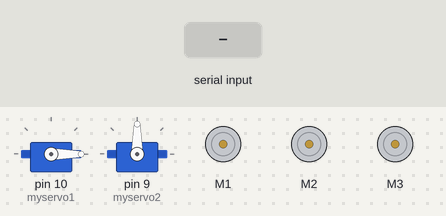
Bench run of a sketch on a simulated Arduino Uno, built with avr-gcc and run on an emulated ATmega328P. Shown: 2 × servo, 3 × DC motor (green arrow = forward, orange = backward, longer = faster). Inputs (shaded band) come from the test bench. What the sketch prints to the serial monitor is not drawn.

Above: at 1.2 s.
1.3 s: "Y" received over Serial
At 1.8 s:
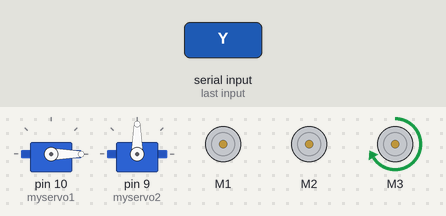
4.3 s: byte 100 ('d') received over Serial
At 5.2 s:
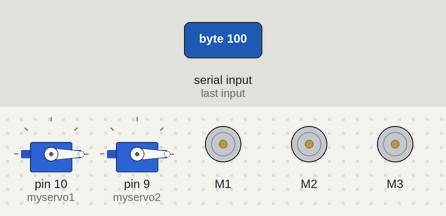
5.8 s: "A" received over Serial
At 6.2 s:
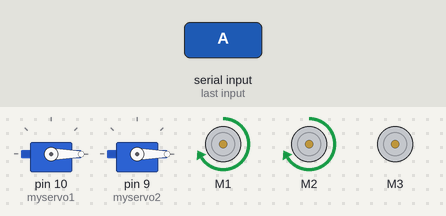
7.3 s: "B" received over Serial
At 8.5 s:
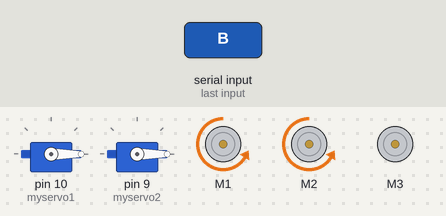
8.8 s: "C" received over Serial
At 9.7 s:
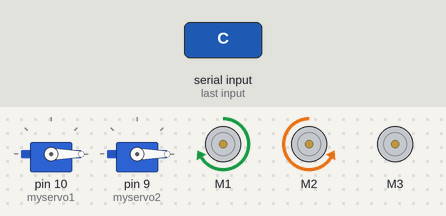
10.3 s: "D" received over Serial
At 10.8 s:
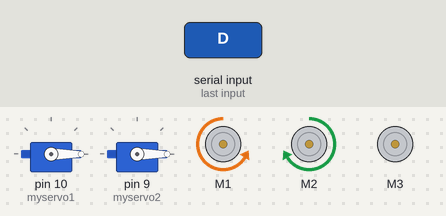
Timing chart, 0 to 12.8 s (numbered marks = the images above; inputs shaded):
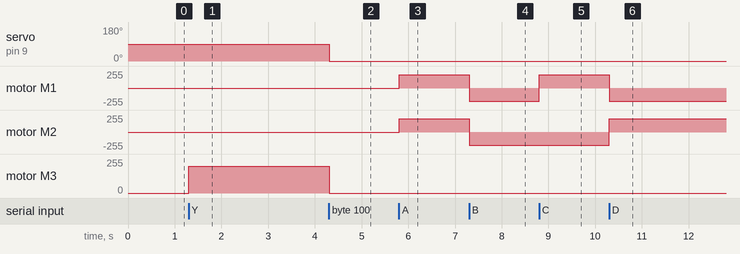

The sketch:

Robotic_arm-car.ino
```cpp
char pn;

 #include<AFMotor.h>
#include <Servo.h> // servo library

int l=200;
int pos = 0;
int x=0;
int y=0;

 AF_DCMotor motor1(1);
 AF_DCMotor motor2(2);
 AF_DCMotor motorC(3);
int mot_speed = l;
Servo myservo1, myservo2;

void setup() {
  myservo1.attach(10); // attach servo signal wire to pin 9
  myservo2.attach(9);

  myservo1.write(0);
  myservo1.write(0);
Serial.begin(9600);
}

void loop()
{
    motor1.setSpeed(mot_speed);
  motor2.setSpeed(mot_speed);
  motorC.setSpeed(mot_speed);
 while(Serial.available()>0)
 {
  pn=Serial.read();
  Serial.print(pn);
}
   if (pn == 'A')
    {
      motor1.run(FORWARD);
      motor2.run(FORWARD);
    }
     if (pn == 'B')
    {
      motor1.run(BACKWARD);
      motor2.run(BACKWARD);
    }
     if (pn == 'C')
    {
      motor1.run(FORWARD);
     motor2.run(BACKWARD);
    }
     if (pn == 'D')
    {
      motor2.run(FORWARD);
      motor1.run(BACKWARD);

    }
     if (pn == 'Y')
    {
      motorC.run(FORWARD);
      delay(100);
      motorC.run(RELEASE);


    }
     if (pn == 'X')
    {
      motorC.run(BACKWARD);
       delay(100);
      motorC.run(RELEASE);

    }
    if (pn == 'Z')
    {
      motorC.run(RELEASE);
      motor1.run(RELEASE);
      motor2.run(RELEASE);

    }
    if (pn == 'a')
    {
     for (pos = x; pos <= 180; pos += 1) {
    myservo1.write(pos);
    delay(15);
    x =x+1;
    break;
    pn = 0;
    }}
    if (pn == 'b')
    {
    for (pos = x; pos >= 0; pos -= 1) {
    myservo1.write(pos);
    delay(15);
    x =x-1;
    break;
     pn = 0;
    }}
    if (pn == 'c')
    {
       for (pos = y; pos <= 180; pos += 1) {
    myservo2.write(pos);
    delay(15);
    y =y+1;
    break;
     pn = 0;
    }}
    if (pn == 'd')
    {
    for (pos = y; pos >= 0; pos -= 1) {
    myservo2.write(pos);
    delay(15);
    y =y-1;
    break;
     pn = 0;
    }
    }
      if (pn == 'm')
    {
      l=50;

    }
      if (pn == 'n')
    {
    l=100;

    }
      if (pn == 'o')
    {
      l=150;

    }
      if (pn == 'p')
    {
      l=200;

    }
    if (pn == 'q')
    {
      l=255;

    }


        }
```

Measured:
- after the input at 1.3 s, motor M3: stopped → forward 200/255 at once
- after the input at 4.3 s, servo on pin 9 (myservo2): 90° → 0° at once; motor M3: forward 200/255 → stopped at once
- after the input at 5.8 s, motor M1, motor M2: stopped → forward 200/255 at once
- after the input at 7.3 s, motor M1, motor M2: forward 200/255 → backward 200/255 at once
- after the input at 8.8 s, motor M1: backward 200/255 → forward 200/255 at once
- after the input at 10.3 s, motor M1: forward 200/255 → backward 200/255 at once; motor M2: backward 200/255 → forward 200/255 at once
